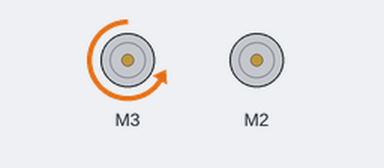
Bench run of a sketch on a simulated Arduino Uno, built with avr-gcc and run on an emulated ATmega328P. Parts: 2 × DC motor (green arrow = forward, orange = backward, longer = faster).

Above: at 0.1 s.
Timing chart, 0 to 1.6 s (numbered marks = the images above):
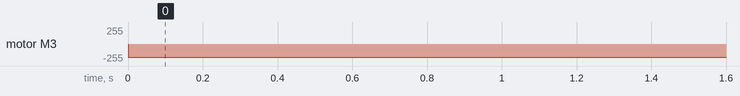

Measured:
- by itself, motor M3: stopped → backward 200/255 at 0.00 s

The sketch:

MOTOR_NECK.ino
```cpp
#include <AFMotor.h>

AF_DCMotor motor1(3); // M1 port
AF_DCMotor motor2(2);

void setup() {
  motor1.setSpeed(200); // max
  motor2.setSpeed(200);
}

void loop() {
  int n = 2000;
  motor1.run(BACKWARD);
//  motor2.run(FORWARD);
  delay(n);

//  motor1.run(RELEASE);
//  motor2.run(RELEASE);
//  delay(1000);
//
//  motor1.run(FORWARD);
//  motor2.run(BACKWARD);
//  delay(n);
}
```
